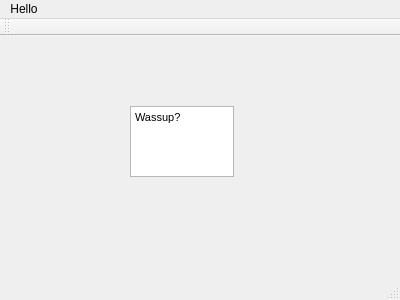
<?xml version="1.0" encoding="UTF-8"?>
<ui version="4.0">
 <class>MainWindow</class>
 <widget class="QMainWindow" name="MainWindow">
  <property name="geometry">
   <rect>
    <x>0</x>
    <y>0</y>
    <width>400</width>
    <height>300</height>
   </rect>
  </property>
  <property name="windowTitle">
   <string>MainWindow</string>
  </property>
  <widget class="QWidget" name="centralWidget">
   <widget class="QTextEdit" name="textEdit">
    <property name="geometry">
     <rect>
      <x>130</x>
      <y>70</y>
      <width>104</width>
      <height>71</height>
     </rect>
    </property>
    <property name="html">
     <string>&lt;!DOCTYPE HTML PUBLIC &quot;-//W3C//DTD HTML 4.0//EN&quot; &quot;http://www.w3.org/TR/REC-html40/strict.dtd&quot;&gt;
&lt;html&gt;&lt;head&gt;&lt;meta name=&quot;qrichtext&quot; content=&quot;1&quot; /&gt;&lt;style type=&quot;text/css&quot;&gt;
p, li { white-space: pre-wrap; }
&lt;/style&gt;&lt;/head&gt;&lt;body style=&quot; font-family:'MS Shell Dlg 2'; font-size:8.25pt; font-weight:400; font-style:normal;&quot;&gt;
&lt;p style=&quot; margin-top:0px; margin-bottom:0px; margin-left:0px; margin-right:0px; -qt-block-indent:0; text-indent:0px;&quot;&gt;Wassup?&lt;/p&gt;&lt;/body&gt;&lt;/html&gt;</string>
    </property>
   </widget>
  </widget>
  <widget class="QMenuBar" name="menuBar">
   <property name="geometry">
    <rect>
     <x>0</x>
     <y>0</y>
     <width>400</width>
     <height>21</height>
    </rect>
   </property>
   <widget class="QMenu" name="menuHello">
    <property name="title">
     <string>Hello</string>
    </property>
    <addaction name="actionWow"/>
    <addaction name="actionThis_is"/>
    <addaction name="separator"/>
    <addaction name="actionPretty_easy"/>
   </widget>
   <addaction name="menuHello"/>
  </widget>
  <widget class="QToolBar" name="mainToolBar">
   <attribute name="toolBarArea">
    <enum>TopToolBarArea</enum>
   </attribute>
   <attribute name="toolBarBreak">
    <bool>false</bool>
   </attribute>
  </widget>
  <widget class="QStatusBar" name="statusBar"/>
  <action name="actionWow">
   <property name="text">
    <string>Wow</string>
   </property>
  </action>
  <action name="actionThis_is">
   <property name="text">
    <string>This is</string>
   </property>
  </action>
  <action name="actionPretty_easy">
   <property name="text">
    <string>Pretty easy!</string>
   </property>
  </action>
 </widget>
 <layoutdefault spacing="6" margin="11"/>
 <resources/>
 <connections/>
</ui>
